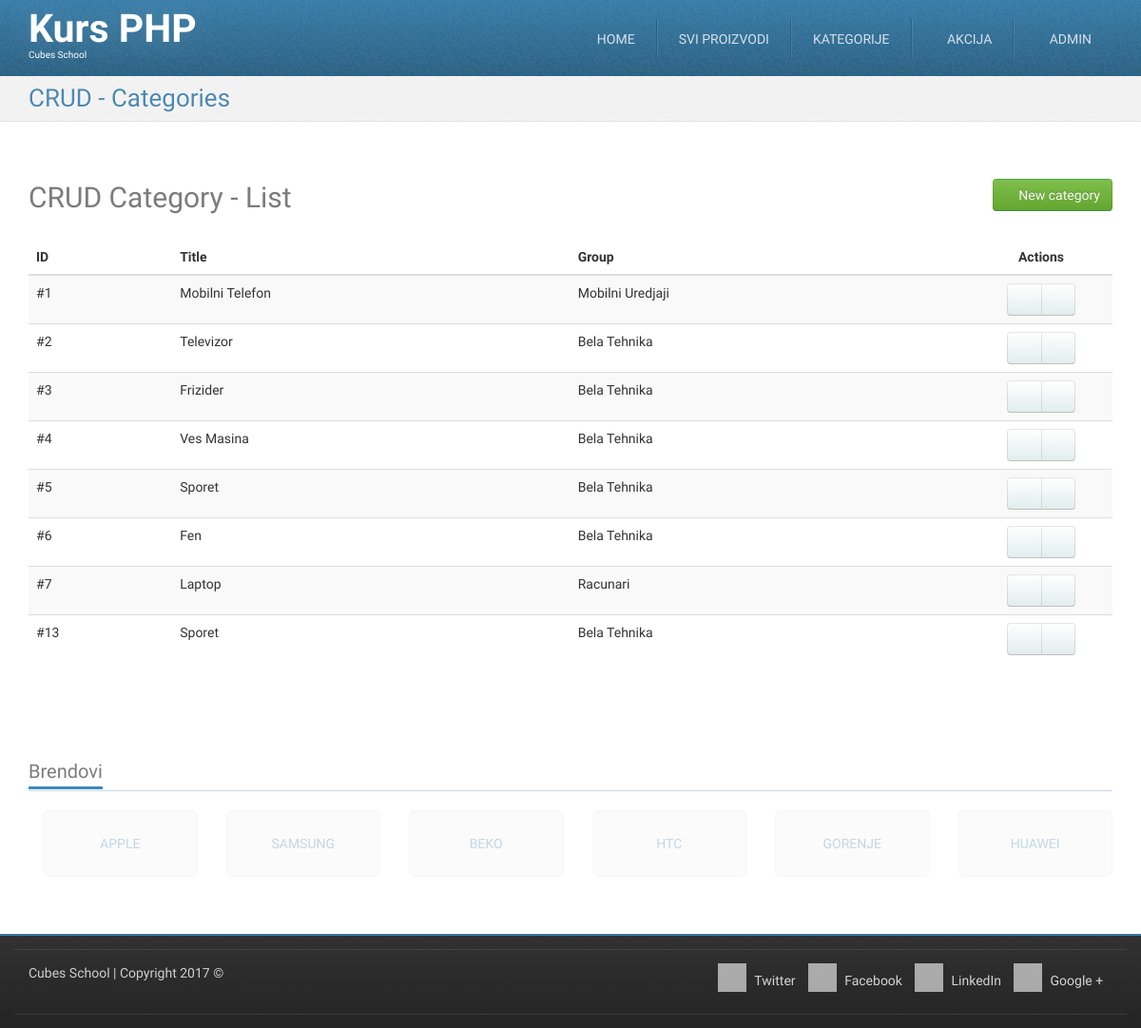
The page /crud-category-list.php (signed in) on the database as committed earlier.
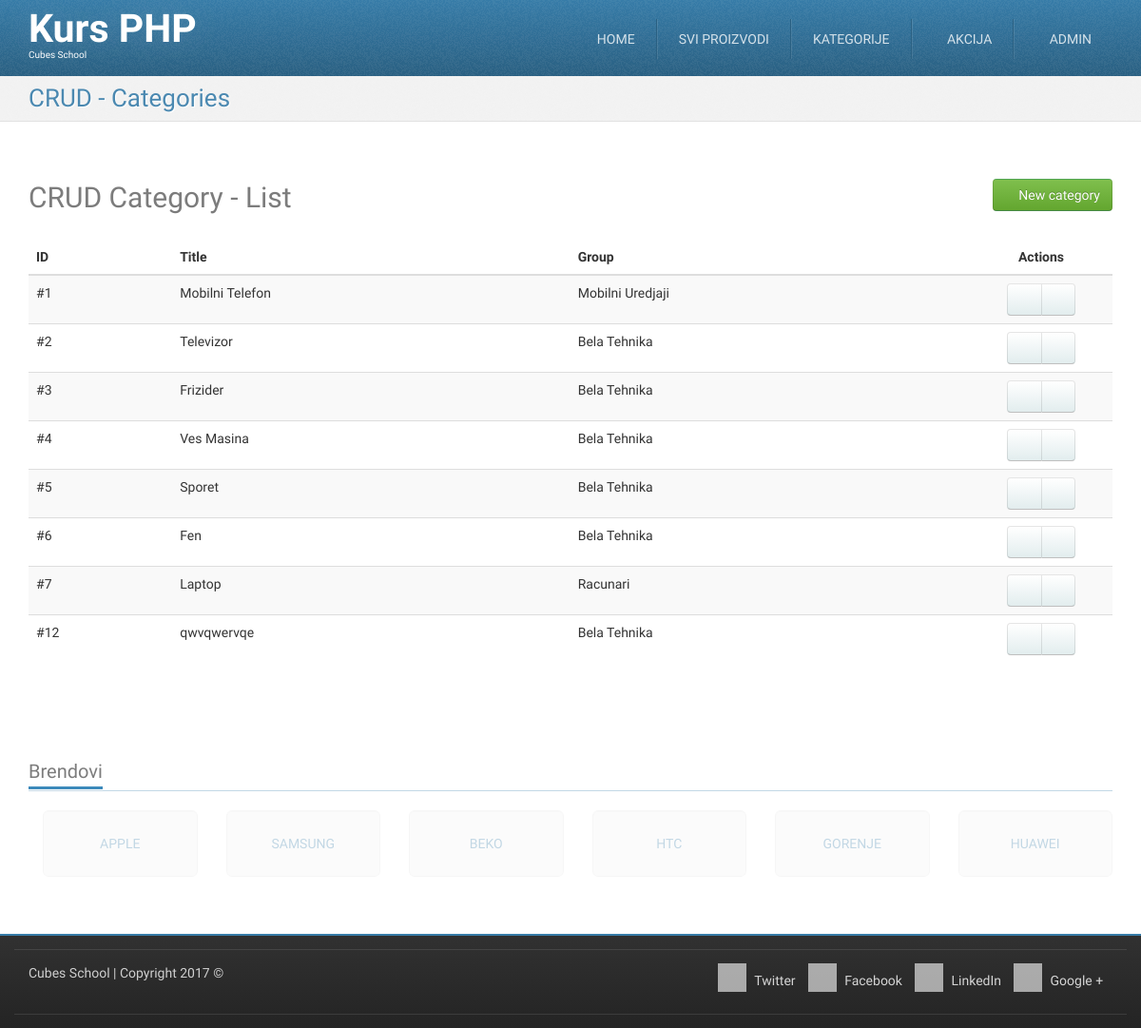
The same page on the database as committed later.
### tables this page shows
CREATE TABLE `categories` (
  `id` int(11) NOT NULL,
  `title` char(20) NOT NULL,
  `description` longtext NOT NULL,
  `group_id` int(11) NOT NULL
);

CREATE TABLE `groups` (
  `id` int(11) NOT NULL,
  `title` varchar(255) NOT NULL
);

### crud-category-list.php (called while the page is built, shortened)
<?php
require_once __DIR__ . '/models/m_categories.php';
$categories = categoriesFetchAll();
require_once __DIR__ . '/views/layout/header.php';
require_once __DIR__ . '/views/templates/t_crud-category-list.php';
require_once __DIR__ . '/views/layout/footer.php';

### models/m_categories.php (called while the page is built, shortened)
<?php
require_once __DIR__ . '/m_database.php';
function categoriesFetchAll() {
	$query = "SELECT `categories`.*, `groups`.`title` AS `group_title` "
                . "FROM `categories` "
                . "LEFT JOIN `groups` ON `categories`.`group_id` = `groups`.`id`";
	return dbFetchAll($query);
}

### models/m_database.php (called while the page is built, shortened)
<?php
function dbGetLink() {
    static $link;
    if (!isset($link)) {
        $link = mysqli_connect('127.0.0.1', 'cubes', 'cubes', 'cubesphp');
    }
    return $link;
}
function dbQuery($query) {
    $link = dbGetLink();
    $result = mysqli_query($link, $query);
    return $result;
}
function dbFetchAll($query) {
    $result = dbQuery($query);
    return mysqli_fetch_all($result, MYSQLI_ASSOC);
}

### views/templates/t_crud-category-list.php (the view)
<div id="highlighted">
	<div class="container">
		<div class="header">
			<h2 class="page-title">
				<span>CRUD - Categories</span>
			</h2>
		</div>
	</div>
</div>
<div id="content">
	<div class="container portfolio">
		<div class="row">
			<div class="col-md-12">
				<h2>
					CRUD Category - List
					<a href="/crud-category-insert.php" class="pull-right btn btn-success">
						<i class="fa fa-plus-circle"></i>
						New category
					</a>
				</h2>
			</div>
		</div>
		<div class="row">
			<div class="col-md-12">
				<table class="table table-striped table-hover">
					<thead>
						<tr>
							<th>ID</th>
							<th>Title</th>
							<th>Group</th>
							<th class="actions text-center">Actions</th>
						</tr>
					</thead>
					<tbody>
						<?php foreach ($categories as $category) {?>
						<tr>
							<td>
								#<?php echo htmlspecialchars($category['id']);?>
							</td>
							<td>
								<?php echo htmlspecialchars($category['title']);?>
							</td>
							<td>
								<?php echo htmlspecialchars($category['group_title']);?>
							</td>
							<td class="text-center">
								<div class="btn-group">
									<a href="/crud-category-edit.php?id=<?php echo htmlspecialchars($category['id']);?>" class="btn btn-default"><i class="fa fa-pencil"></i></a>
									<a href="/crud-category-delete.php?id=<?php echo htmlspecialchars($category['id']);?>" class="btn btn-default"><i class="fa fa-trash"></i></a>
								</div>
							</td>
						</tr>
						<?php }?>
					</tbody>
				</table>
			</div>
		</div>
	</div>
</div>

Rows that differ between the two databases and show on the page:
removed categories: id "13", title "Sporet", group.title "Bela Tehnika"
added categories: id "12", title "qwvqwervqe", group.title "Bela Tehnika"
